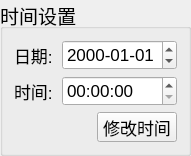
  <widget class="QGroupBox" name="timeBox">
   <property name="geometry">
    <rect>
     <x>610</x>
     <y>290</y>
     <width>191</width>
     <height>151</height>
    </rect>
   </property>
   <property name="font">
    <font>
     <pointsize>14</pointsize>
    </font>
   </property>
   <property name="title">
    <string>时间设置</string>
   </property>
   <layout class="QVBoxLayout" name="verticalLayout_4">
    <item>
     <layout class="QHBoxLayout" name="horizontalLayout_7">
      <item>
       <widget class="QLabel" name="label_4">
        <property name="minimumSize">
         <size>
          <width>0</width>
          <height>30</height>
         </size>
        </property>
        <property name="maximumSize">
         <size>
          <width>16777215</width>
          <height>30</height>
         </size>
        </property>
        <property name="font">
         <font>
          <pointsize>13</pointsize>
         </font>
        </property>
        <property name="text">
         <string>日期:</string>
        </property>
       </widget>
      </item>
      <item>
       <widget class="QDateTimeEdit" name="dateEdit">
        <property name="minimumSize">
         <size>
          <width>115</width>
          <height>30</height>
         </size>
        </property>
        <property name="maximumSize">
         <size>
          <width>115</width>
          <height>30</height>
         </size>
        </property>
        <property name="font">
         <font>
          <pointsize>13</pointsize>
         </font>
        </property>
        <property name="displayFormat">
         <string>yyyy-MM-dd</string>
        </property>
       </widget>
      </item>
     </layout>
    </item>
    <item>
     <layout class="QHBoxLayout" name="horizontalLayout_8">
      <item>
       <widget class="QLabel" name="label_5">
        <property name="minimumSize">
         <size>
          <width>0</width>
          <height>30</height>
         </size>
        </property>
        <property name="maximumSize">
         <size>
          <width>16777215</width>
          <height>30</height>
         </size>
        </property>
        <property name="font">
         <font>
          <pointsize>13</pointsize>
         </font>
        </property>
        <property name="text">
         <string>时间:</string>
        </property>
       </widget>
      </item>
      <item>
       <widget class="QDateTimeEdit" name="timeEdit">
        <property name="minimumSize">
         <size>
          <width>115</width>
          <height>30</height>
         </size>
        </property>
        <property name="maximumSize">
         <size>
          <width>115</width>
          <height>30</height>
         </size>
        </property>
        <property name="font">
         <font>
          <pointsize>13</pointsize>
         </font>
        </property>
        <property name="displayFormat">
         <string>HH:mm:ss</string>
        </property>
       </widget>
      </item>
     </layout>
    </item>
    <item>
     <layout class="QHBoxLayout" name="horizontalLayout_9">
      <item>
       <spacer name="horizontalSpacer_3">
        <property name="orientation">
         <enum>Qt::Horizontal</enum>
        </property>
        <property name="sizeHint" stdset="0">
         <size>
          <width>40</width>
          <height>30</height>
         </size>
        </property>
       </spacer>
      </item>
      <item>
       <widget class="QPushButton" name="m_ButtonTimeSet">
        <property name="minimumSize">
         <size>
          <width>0</width>
          <height>30</height>
         </size>
        </property>
        <property name="maximumSize">
         <size>
          <width>16777215</width>
          <height>30</height>
         </size>
        </property>
        <property name="font">
         <font>
          <pointsize>13</pointsize>
         </font>
        </property>
        <property name="text">
         <string>修改时间</string>
        </property>
       </widget>
      </item>
     </layout>
    </item>
   </layout>
  </widget>
